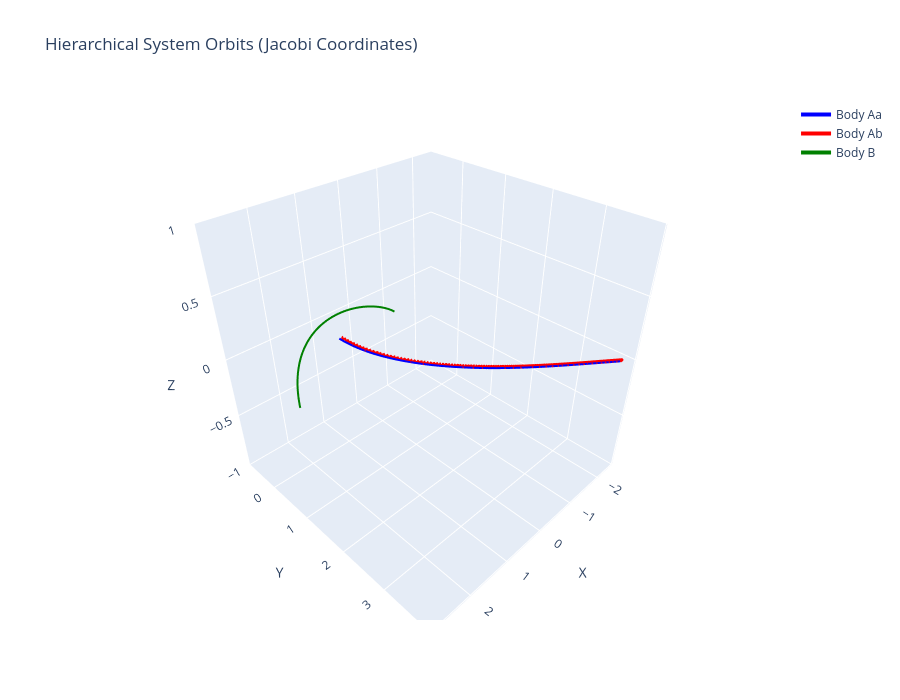

Here is the notebook cell this chart was saved with:
### Markdown cell above
Hasta ahora, tenemos las posiciones y velocidades iniciales de los cuerpos. Ahora, podemos crear la simulación y el gráfico

### Code cell
# Create a rebound simulation with the three bodies
sim = rb.Simulation()
sim.G = G

# Add the three bodies using the computed positions and velocities
sim.add(m=m_Aa, x=r_Aa[0], y=r_Aa[1], z=r_Aa[2], vx=v_Aa[0], vy=v_Aa[1], vz=v_Aa[2])
sim.add(m=m_Ab, x=r_Ab[0], y=r_Ab[1], z=r_Ab[2], vx=v_Ab[0], vy=v_Ab[1], vz=v_Ab[2])
sim.add(m=m_B, x=r_B[0], y=r_B[1], z=r_B[2], vx=v_B[0], vy=v_B[1], vz=v_B[2])

# Integrate the system
times = np.linspace(0, 10, 500)
positions = np.zeros((3, len(times), 3))

for i, t in enumerate(times):
    sim.integrate(t)
    for j in range(3):
        positions[j, i] = [sim.particles[j].x, sim.particles[j].y, sim.particles[j].z]

# Plot with plotly for 3D visualization
import plotly.graph_objects as go

fig = go.Figure()

labels = ['Body Aa', 'Body Ab', 'Body B']
colors = ['blue', 'red', 'green']

for i, (label, color) in enumerate(zip(labels, colors)):
    fig.add_trace(go.Scatter3d(
        x=positions[i, :, 0],
        y=positions[i, :, 1],
        z=positions[i, :, 2],
        mode='lines',
        name=label,
        line=dict(color=color, width=4)
    ))

fig.update_layout(
    title='Hierarchical System Orbits (Jacobi Coordinates)',
    scene=dict(
        xaxis_title='X',
        yaxis_title='Y',
        zaxis_title='Z',
    ),
    width=900,
    height=700
)

fig.show()

### Figure 1 — Plotly figure (JSON) as saved in the notebook; plotly's stock layout.template omitted (floating-point values rounded to 4 significant figures; data arrays with more than 128 entries replaced by an {"elided": "..."} marker saying what was removed)
{"data": [{"line": {"color": "blue", "width": 4}, "mode": "lines", "name": "Body Aa", "type": "scatter3d", "x": {"elided": "500 float values"}, "y": {"elided": "500 float values"}, "z": {"elided": "500 float values"}}, {"line": {"color": "red", "width": 4}, "mode": "lines", "name": "Body Ab", "type": "scatter3d", "x": {"elided": "500 float values"}, "y": {"elided": "500 float values"}, "z": {"elided": "500 float values"}}, {"line": {"color": "green", "width": 4}, "mode": "lines", "name": "Body B", "type": "scatter3d", "x": {"elided": "500 float values"}, "y": {"elided": "500 float values"}, "z": {"elided": "500 float values"}}], "layout": {"height": 700, "scene": {"xaxis": {"title": {"text": "X"}}, "yaxis": {"title": {"text": "Y"}}, "zaxis": {"title": {"text": "Z"}}}, "title": {"text": "Hierarchical System Orbits (Jacobi Coordinates)"}, "width": 900}}
